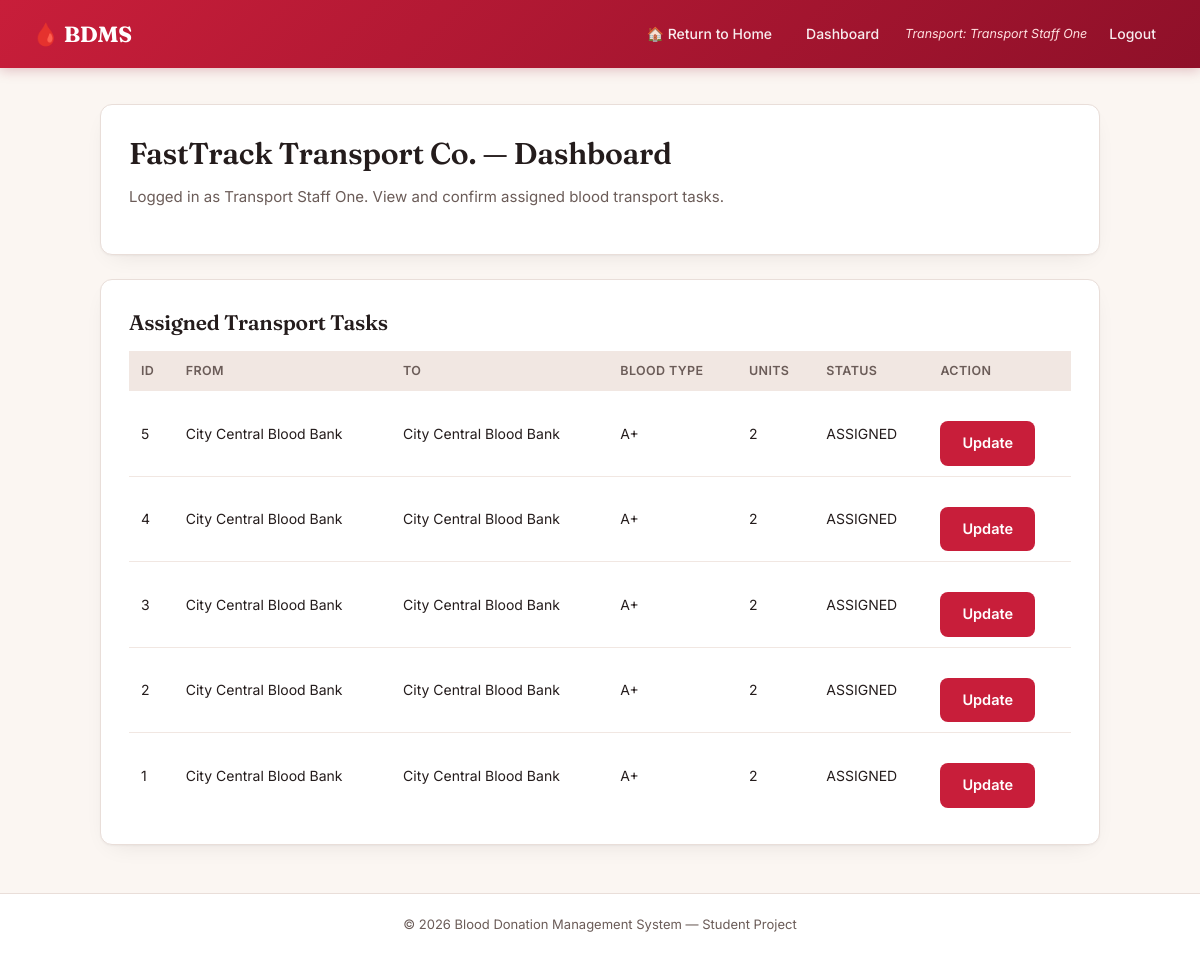
The app's page /transport/dashboard.php (signed in) with its own data.
### tables this page shows
CREATE TABLE `transport_assignment` (
  `transport_id` int(11) NOT NULL AUTO_INCREMENT,
  `system_id` varchar(20) NOT NULL,
  `ta_agency_id` varchar(20) NOT NULL,
  `source_agency_id` varchar(20) NOT NULL,
  `dest_agency_id` varchar(20) NOT NULL,
  `blood_type` enum('A+','A-','B+','B-','AB+','AB-','O+','O-') NOT NULL,
  `units` int(11) NOT NULL,
  `status` enum('ASSIGNED','COLLECTED','IN_TRANSIT','DELIVERED','CONFIRMED') DEFAULT 'ASSIGNED',
  `assigned_at` datetime DEFAULT current_timestamp(),
  `delivered_at` datetime DEFAULT NULL,
  PRIMARY KEY (`transport_id`),
  KEY `system_id` (`system_id`),
  KEY `ta_agency_id` (`ta_agency_id`),
  KEY `source_agency_id` (`source_agency_id`),
  KEY `dest_agency_id` (`dest_agency_id`),
  CONSTRAINT `transport_assignment_ibfk_1` FOREIGN KEY (`system_id`) REFERENCES `bdms_system` (`system_id`),
  CONSTRAINT `transport_assignment_ibfk_2` FOREIGN KEY (`ta_agency_id`) REFERENCES `transportation_agency` (`agency_id`),
  CONSTRAINT `transport_assignment_ibfk_3` FOREIGN KEY (`source_agency_id`) REFERENCES `intermediate_agency` (`agency_id`),
  CONSTRAINT `transport_assignment_ibfk_4` FOREIGN KEY (`dest_agency_id`) REFERENCES `intermediate_agency` (`agency_id`)
);

CREATE TABLE `agency` (
  `agency_id` varchar(20) NOT NULL,
  `agency_type` enum('IA','TA') NOT NULL,
  `agency_name` varchar(100) NOT NULL,
  `location` varchar(150) DEFAULT NULL,
  PRIMARY KEY (`agency_id`)
);

### transport/dashboard.php (the view, shortened to what this page needs)
<?php
require_once __DIR__ . "/../includes/db_connect.php";
$taId = $_SESSION["ta_agency_id"];
require_once __DIR__ . "/../includes/header.php";
?>
<div class="card">
    <h1><?php echo htmlspecialchars($_SESSION["ta_agency_name"]); ?> — Dashboard</h1>
    <p class="subtitle">Logged in as <?php echo htmlspecialchars($_SESSION["ta_staff_name"]); ?>. View and confirm assigned blood transport tasks.</p>
</div>
<div class="card">
    <h2>Assigned Transport Tasks</h2>
    <table>
        <tr><th>ID</th><th>From</th><th>To</th><th>Blood Type</th><th>Units</th><th>Status</th><th>Action</th></tr>
        <?php
        $tasks = $conn->query("SELECT ta.transport_id, ta.status, ta.blood_type, ta.units,
                                       src.agency_name AS source_name, dst.agency_name AS dest_name
                                FROM transport_assignment ta
                                JOIN agency src ON ta.source_agency_id = src.agency_id
                                JOIN agency dst ON ta.dest_agency_id = dst.agency_id
                                WHERE ta.ta_agency_id = '" . $conn->real_escape_string($taId) . "'
                                ORDER BY ta.assigned_at DESC");
        while ($t = $tasks->fetch_assoc()):
        ?>
        <tr>
            <td><?php echo $t['transport_id']; ?></td>
            <td><?php echo htmlspecialchars($t['source_name']); ?></td>
            <td><?php echo htmlspecialchars($t['dest_name']); ?></td>
            <td><?php echo $t['blood_type']; ?></td>
            <td><?php echo $t['units']; ?></td>
            <td><?php echo $t['status']; ?></td>
            <td>
                <?php if ($t['status'] !== 'CONFIRMED'): ?>
                    <a class="btn" href="confirm.php?transport_id=<?php echo $t['transport_id']; ?>">Update</a>
                <?php else: ?>
                    &mdash;
                <?php endif; ?>
            </td>
        </tr>
        <?php endwhile; ?>
    </table>
</div>
<?php require_once __DIR__ . "/../includes/footer.php"; ?>

### assets/style.css (style rules this page uses)
:root { --paper: #FBF6F2; --paper-raised: #FFFFFF; --ink: #241C1C; --ink-soft: #6B5C58; --crimson: #C81E3A; --crimson-deep: #8F1029; --crimson-wash: #FDEBEE; --teal: #0F6E66; --teal-wash: #E4F3F1; --amber: #B8790A; --amber-wash: #FFF3DD; --line: #E9DED9; --line-soft: #F1E7E2; --radius: 12px; --shadow: 0 1px 2px rgba(36,28,28,0.04), 0 8px 24px -12px rgba(36,28,28,0.12); }
* { box-sizing: border-box; margin: 0; padding: 0; }
body { font-family: "Inter", "Segoe UI", Arial, sans-serif; background: var(--paper); color: var(--ink); line-height: 1.55; -webkit-font-smoothing: antialiased; }
h1, h2, h3 { font-family: "Fraunces", Georgia, serif; color: var(--ink); letter-spacing: -0.01em; }
h1 { font-size: 30px; font-weight: 600; margin-bottom: 8px; }
h2 { font-size: 21px; font-weight: 600; margin-bottom: 12px; }
p.subtitle { color: var(--ink-soft); margin-bottom: 20px; font-size: 15px; }
a { color: var(--crimson); }
.card { background: var(--paper-raised); border: 1px solid var(--line); border-radius: var(--radius); padding: 26px 28px; margin-bottom: 24px; box-shadow: var(--shadow); }
form button, .btn { display: inline-block; margin-top: 20px; background: var(--crimson); color: #fff; border: none; padding: 11px 22px; border-radius: 8px; font-size: 14.5px; font-weight: 600; cursor: pointer; text-decoration: none; transition: background 0.15s ease, transform 0.1s ease; }
table { width: 100%; border-collapse: collapse; margin-top: 12px; background: var(--paper-raised); font-size: 14px; }
table th, table td { border-bottom: 1px solid var(--line-soft); padding: 10px 12px; text-align: left; vertical-align: middle; }
table th { background: var(--line-soft); font-weight: 600; font-size: 12.5px; text-transform: uppercase; letter-spacing: 0.03em; color: var(--ink-soft); }
table tr:last-child td { border-bottom: none; }

### records on screen
transport_assignment: transport_id "5", agency.agency_name "City Central Blood Bank", blood_type "A+", units "2", status "ASSIGNED"
transport_assignment: transport_id "4", agency.agency_name "City Central Blood Bank", blood_type "A+", units "2", status "ASSIGNED"
transport_assignment: transport_id "3", agency.agency_name "City Central Blood Bank", blood_type "A+", units "2", status "ASSIGNED"
transport_assignment: transport_id "2", agency.agency_name "City Central Blood Bank", blood_type "A+", units "2", status "ASSIGNED"
transport_assignment: transport_id "1", agency.agency_name "City Central Blood Bank", blood_type "A+", units "2", status "ASSIGNED"

### other values on screen
$_SESSION["ta_staff_name"] "Transport Staff One"
$_SESSION["ta_agency_name"] "FastTrack Transport Co."
